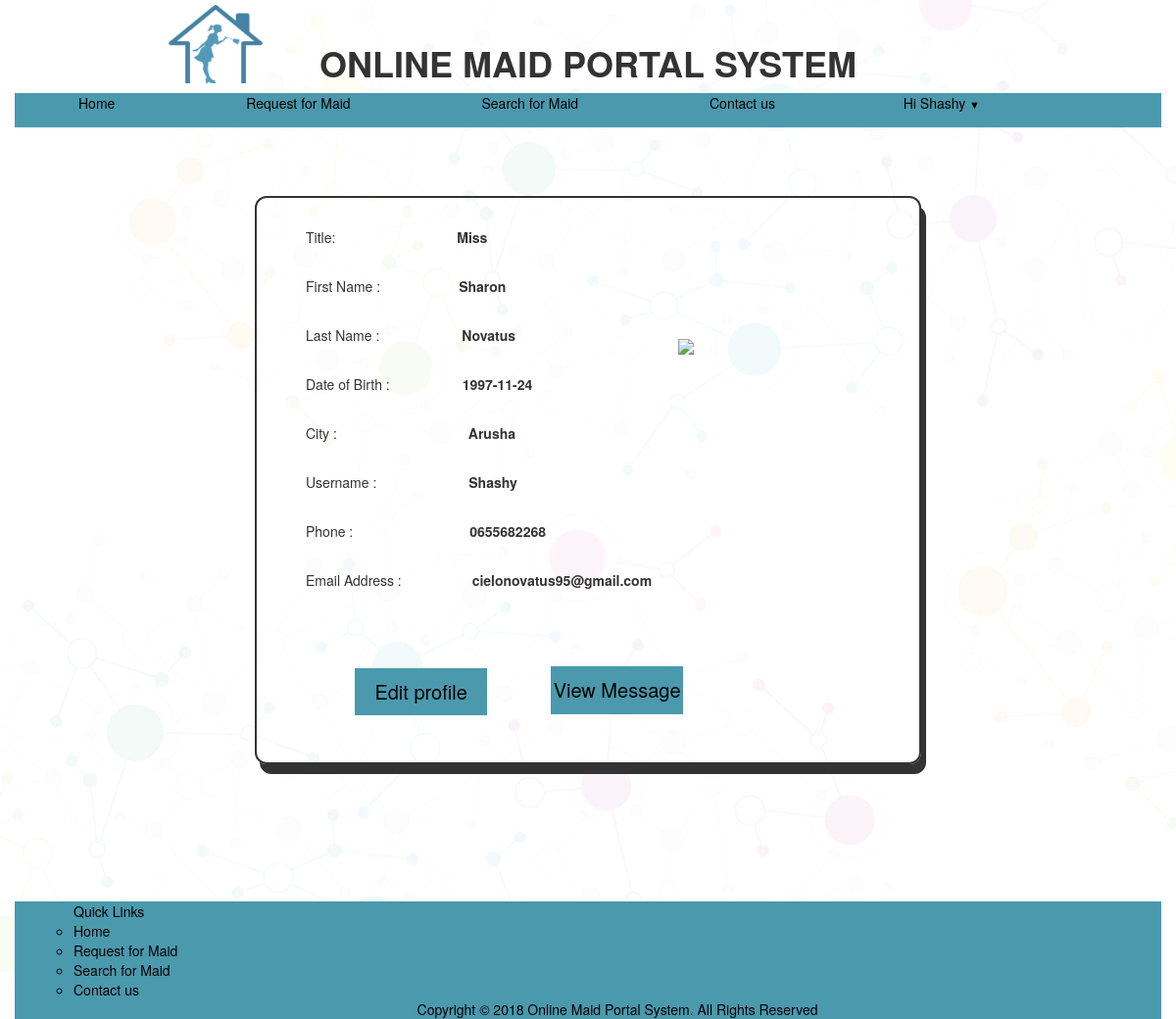
Page /profile.php (signed in) on the committed database.
### tables this page shows
CREATE TABLE `register` (
  `id` int(20) NOT NULL auto_increment,
  `title` varchar(50) NOT NULL,
  `fname` varchar(50) NOT NULL,
  `lname` varchar(50) NOT NULL,
  `dob` date NOT NULL,
  `city` varchar(50) NOT NULL,
  `username` varchar(50) NOT NULL,
  `password` varchar(50) NOT NULL,
  `phone` varchar(10) NOT NULL,
  `email` varchar(50) NOT NULL,
  PRIMARY KEY  (`id`,`username`)
);

### profile.php (the view, shortened to what this page needs)
<!DOCTYPE html>
<html>
<head>
<link href="bootstrap.min.css" rel="stylesheet">
<link rel="stylesheet" href="home.css" type="text/css">
<link rel="stylesheet" href="style.css" type="text/css">
<link rel="stylesheet" href="profile.css" type="text/css">
</head>
<body style="background: url(images/a.jpg)">
<div class="container">
<div class="header-left">
<img src="images/1.jpg">
</div>
<h1 align="center"> ONLINE MAID PORTAL SYSTEM</h1>
<div class="top">
<a  href="home.php"class="active">Home</a>
<a href="order.php">Request for Maid</a>
<a href="search.php">Search for Maid</a>
<a href="contact.php">Contact us</a>
<div class="submenu">
<a class="dropbtn">Hi <?php echo $_SESSION['username']; ?>
 <span class="arrow">&#9660;</span>
</a>
</div>
</div>
<div class="main" style="height: 300px;margin:0 auto;margin-top:70px; width: 680px;height: 580px">
<?php
$connection = mysqli_connect('localhost', 'root', '');
    $query="SELECT * from register WHERE username='".$_SESSION['username']."'";
    $result=mysqli_query($connection,$query);
    while($row=mysqli_fetch_array($result))
        {
          $userid = $row['id'];
            $title=$row[1];
            $fname=$row[2];
            $lname=$row[3];
            $dob=$row[4];
            $city=$row[5];
             $username=$row[6];
            $phone=$row[8];
            $email=$row[9];
          ?>
            <p style="margin-left: 50px;">Title: <b style="margin-left:120px;"><?php echo $title;  ?></b></p>
            <p style="margin-left: 50px;"> First Name :<b style="margin-left:80px;"><?php echo $fname;  ?></b></p>
            <p style="margin-left: 50px;">Last Name : <b style="margin-left:80px;">  <?php echo $lname;  ?></b></p>
            <p style="margin-left: 50px;">Date of Birth : <b style="margin-left:70px;"> <?php echo $dob;    ?></b></p>
            <p style="margin-left: 50px;">City :        <b style="margin-left:130px;"> <?php echo $city;    ?></b></p>
             <p style="margin-left: 50px;">Username :   <b style="margin-left:90px;">   <?php echo $username;    ?></b></p>
            <p style="margin-left: 50px;">Phone :           <b style="margin-left:115px;"> <?php echo $phone;  ?></b></p>
            <p style="margin-left: 50px;">Email Address :    <b style="margin-left:68px;"> <?php echo $email;  ?></b></p>
<?php }
?>
<img src="images/b.png"/>
<a href="update.php?id=<?php echo $userid; ?>" class="editbtn" style="color: black;">Edit  profile</a>
<a href="message.php?id=<?php echo $userid; ?>" class="msgbtn" style="color: black;">View Message</a>
</div>
<div class="footer" style="margin-top: 70px;">
        <ul>
    Quick Links
<li><a  href="home.php">Home</a></li>
<li><a href="order.php">Request for Maid</a></li>
<li><a href="search.php">Search for Maid</a></li>
<li><a href="contact.php">Contact us</a></li>
<center>Copyright &copy; 2018 Online Maid Portal System. All Rights Reserved</center>
</ul>
</div>
</div>
</body>
</html>

### home.css (style rules this page uses)
.container { width: 100%; }
.main { margin-left:200px ; width: 1000px; margin-top: 250px; height: 700px; border-radius: 12px ; border:2px solid ; box-shadow: 5px 10px; }
.top a { padding: 20px 65px; }
.active { background-color: ; }
.header-left { width:210px; height:40px; }
.header-left img { width:150px; height:80px; margin-left:130px; margin-top: 5px; }
h1 { margin-top: 5px; font-weight: bold; }
.submenu { float: right; margin-right: 120px; overflow: hidden; }
.arrow { font-size:11px; }
ul { list-style-type: circle; margin-left:20px; margin-top:140px; color: black; }
li a { text-decoration: none; color: black; }
.footer { background-color: #4B99AD; height: 120px; }

### style.css (style rules this page uses)
.top { background-color:#4B99AD; height: 35px; }
.top a { color: black; text-decoration: none; }

### profile.css (style rules this page uses)
p { margin-top: 30px; }
.editbtn { margin-top:50px; margin-left: 100px; width:20%; text-align:center; display:block; background-color: #4B99AD;; padding:10px 0; font-size:20px; cursor:pointer; border-radius:5px color:black; }
.msgbtn { margin-top:-50px; margin-left: 300px; width:20%; text-align:center; display:block; background-color: #4B99AD;; padding:10px 0; font-size:20px; cursor:pointer; border-radius:5px color:black; }
img { margin-left: 430px; margin-top: -540px; }

### rows in the picture
register: title "Miss", fname "Sharon", lname "Novatus", dob "1997-11-24", city "Arusha", username "Shashy", phone "0655682268", email "cielonovatus95@gmail.com"

### other values in the picture
$_SESSION['username'] "Shashy"
